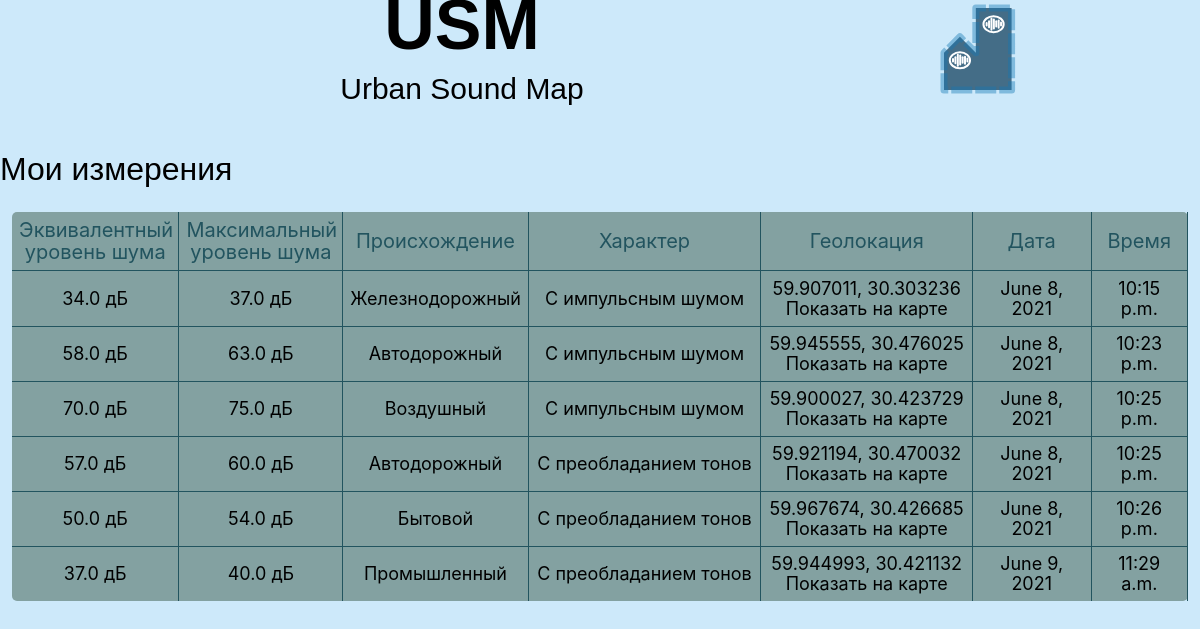
The app's page /MyMeasures/ (signed in) with its own data.
### noizedb/models.py (models this page shows, shortened)
class Measurement(models.Model):
    Nlevel = models.FloatField('Эквивалентный уровень шума')
    MNlevel = models.FloatField('Максимальный уровень шума', null=True)
    location = models.ForeignKey(Coordinates, on_delete=models.CASCADE)
    From = models.ForeignKey(CorFrom, on_delete=models.CASCADE)
    Chark = models.ForeignKey(CorChark, on_delete=models.CASCADE)
    Date = models.DateField('Дата проведения измерения', auto_now_add=True)
    Time = models.TimeField('Время проведения измерения', auto_now_add=True)
    Person = models.ForeignKey(User, on_delete=models.CASCADE, blank=True, null=True)

class CorFrom(models.Model):
    FromParam = models.CharField('Происхождение шума', max_length=100)
    FromCor = models.FloatField('Значение коррекции по происхожднию шума')

class CorChark(models.Model):
    CharkParam = models.CharField('Характер источника шума', max_length=100)
    CharkCor = models.FloatField('Значение коррекции по характеру источника шума')

class Coordinates(models.Model):
    lat = models.FloatField('Широта')
    lon = models.FloatField('Долгота')
    def __str__(self):
        return f'{self.lat}, {self.lon}'

### noizedb/views.py (the view)
# urls.py: path('MyMeasures/', Index, name='MyMeasures'),
def Index(request):
    place_list = Coordinates.objects.order_by('id')
    measures = Measurement.objects.filter(Person=request.user)
    context = {
        'place_list': place_list,
        'measures': measures,
    }
    return render(request, "MyMeasures.html", context=context)

### noizedb/templates/MyMeasures.html (shortened to what this page needs)
{% extends 'base.html' %}
{% load static %}
{% block content %}
{% if measures.count > 0 %}
<div  class="map" id = "map" style = "width: 90%; height:580px; margin-left: 4.5%; margin-bottom: 2%;"></div>
<h2>Мои измерения</h2>
<div class="table-responsive container-fluid" style="margin-top: 2%;">
    <table class="table-hover">
        <tbody>
            <tr>
                <th>Эквивалентный <br> уровень шума</th>
                <th>Максимальный <br> уровень шума</th>
                <th>Происхождение</th>
                <th>Характер</th>
                <th>Геолокация</th>
                <th>Дата</th>
                <th>Время</th>
            </tr>
            {% for measure in measures %}
            <tr>
                <td>{{ measure.Nlevel }} дБ</td>
                <td>{{ measure.MNlevel }} дБ</td>
                <td>{{ measure.From.FromParam }}</td>
                <td>{{ measure.Chark.CharkParam }}</td>
                <td>{{ measure.location }} <br><button onclick="Show(this)" value="{{ measure.location.id }}">Показать на карте</button></td>
                <td>{{ measure.Date }}</td>
                <td>{{ measure.Time }}</td>
            </tr>
        </tbody>
        {% endfor %}
    </table>
</div>
{% else %}
<h2 style="text-align: center;">Данные измерений отсутствуют</h2>
{% endif %}
{% endblock content %}

### static/css/main.css (style rules this page uses)
body { background-color: #CDE9FA; mix-blend-mode: normal; font-family: 'IBM Plex Mono', sans-serif; font-style: normal; font-weight: normal; font-size: 24px; color: #000000; }
button { padding: 0; border: none; font: inherit; color: inherit; background-color: transparent; }
#map { position: absolute; top: 120px; bottom: 0; width: 100%; }
table { background: #83a1a1; border-radius: 5px; width: 100%; }
th, td { padding: 0.6%; }
th { font-family: Inter; font-style: normal; font-weight: normal; font-size: 20px; line-height: 22px; text-align: center; color: #22545f; }
td { font-family: Inter; font-style: normal; font-weight: normal; font-size: 18px; line-height: 20px; text-align: center; border-top: 1px solid #22545f; color: #000000; }
td { border-right:1px solid #22545f; }
th { border-right:1px solid #22545f; }

### records on screen
Measurement: Nlevel "34.0", MNlevel "37.0", From.FromParam "Железнодорожный", Chark.CharkParam "С импульсным шумом", location "59.907011, 30.303236", Date "June 8, 2021", Time "10:15 p.m."
Measurement: Nlevel "58.0", MNlevel "63.0", From.FromParam "Автодорожный", Chark.CharkParam "С импульсным шумом", location "59.945555, 30.476025", Date "June 8, 2021", Time "10:23 p.m."
Measurement: Nlevel "70.0", MNlevel "75.0", From.FromParam "Воздушный", Chark.CharkParam "С импульсным шумом", location "59.900027, 30.423729", Date "June 8, 2021", Time "10:25 p.m."
Measurement: Nlevel "57.0", MNlevel "60.0", From.FromParam "Автодорожный", Chark.CharkParam "С преобладанием тонов", location "59.921194, 30.470032", Date "June 8, 2021", Time "10:25 p.m."
Measurement: Nlevel "50.0", MNlevel "54.0", From.FromParam "Бытовой", Chark.CharkParam "С преобладанием тонов", location "59.967674, 30.426685", Date "June 8, 2021", Time "10:26 p.m."
Measurement: Nlevel "37.0", MNlevel "40.0", From.FromParam "Промышленный", Chark.CharkParam "С преобладанием тонов", location "59.944993, 30.421132", Date "June 9, 2021", Time "11:29 a.m."
